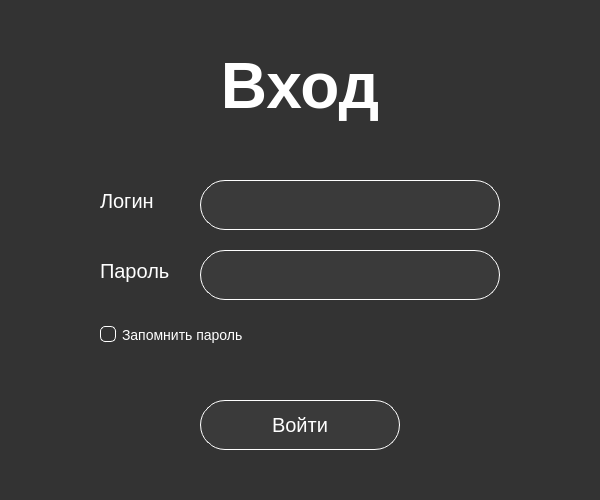
<?xml version="1.0" encoding="UTF-8"?>
<ui version="4.0">
 <class>AuthWindow</class>
 <widget class="QMainWindow" name="AuthWindow">
  <property name="geometry">
   <rect>
    <x>0</x>
    <y>0</y>
    <width>600</width>
    <height>500</height>
   </rect>
  </property>
  <property name="windowTitle">
   <string>Авторизация</string>
  </property>
  <property name="styleSheet">
   <string notr="true">#centralwidget {
	
	background-color: rgb(51, 51, 51);
}

QWidget {
	color: rgb(255, 255, 255);
}

QMessageBox {
	background-color: #444444;
}

QMessageBox QPushButton {
	background-color: #666666;
	min-height: 30px;
	min-width: 80px;
	border: 1 px solid #ffffff;
	border-radius: 15px;
}

QMessageBox QPushButton:hover {
	background-color: #777777;
}</string>
  </property>
  <widget class="QWidget" name="centralwidget">
   <layout class="QVBoxLayout" name="verticalLayout">
    <property name="leftMargin">
     <number>100</number>
    </property>
    <property name="topMargin">
     <number>50</number>
    </property>
    <property name="rightMargin">
     <number>100</number>
    </property>
    <property name="bottomMargin">
     <number>50</number>
    </property>
    <item>
     <widget class="QLabel" name="label">
      <property name="font">
       <font>
        <family>Arial</family>
        <pointsize>48</pointsize>
        <bold>true</bold>
       </font>
      </property>
      <property name="styleSheet">
       <string notr="true"/>
      </property>
      <property name="text">
       <string>Вход</string>
      </property>
      <property name="alignment">
       <set>Qt::AlignmentFlag::AlignCenter</set>
      </property>
     </widget>
    </item>
    <item>
     <spacer name="verticalSpacer_2">
      <property name="orientation">
       <enum>Qt::Orientation::Vertical</enum>
      </property>
      <property name="sizeHint" stdset="0">
       <size>
        <width>20</width>
        <height>41</height>
       </size>
      </property>
     </spacer>
    </item>
    <item>
     <layout class="QFormLayout" name="formLayout">
      <property name="horizontalSpacing">
       <number>30</number>
      </property>
      <property name="verticalSpacing">
       <number>20</number>
      </property>
      <property name="topMargin">
       <number>0</number>
      </property>
      <property name="bottomMargin">
       <number>20</number>
      </property>
      <item row="0" column="0">
       <widget class="QLabel" name="label_login">
        <property name="styleSheet">
         <string notr="true">font-size: 20px;</string>
        </property>
        <property name="text">
         <string>Логин</string>
        </property>
       </widget>
      </item>
      <item row="0" column="1">
       <widget class="QLineEdit" name="line_edit_login">
        <property name="minimumSize">
         <size>
          <width>200</width>
          <height>50</height>
         </size>
        </property>
        <property name="styleSheet">
         <string notr="true">QLineEdit {
	background-color: rgba(68, 68, 68, 100);
	border: 1px solid #fff;
	border-radius: 25px;
	padding: 0 10px;
	font-size: 20px;
}

QLineEdit:hover {
	background-color: rgba(68, 68, 68, 150);
	border-color:  rgba(255, 85, 255, 100);
}

QLineEdit:focus {
	background-color: rgba(68, 68, 68, 200);
border-color:  rgba(255, 85, 255, 200);
}</string>
        </property>
       </widget>
      </item>
      <item row="1" column="0">
       <widget class="QLabel" name="label_pass">
        <property name="styleSheet">
         <string notr="true">font-size: 20px;</string>
        </property>
        <property name="text">
         <string>Пароль</string>
        </property>
       </widget>
      </item>
      <item row="1" column="1">
       <widget class="QLineEdit" name="line_edit_pass">
        <property name="minimumSize">
         <size>
          <width>0</width>
          <height>50</height>
         </size>
        </property>
        <property name="styleSheet">
         <string notr="true">QLineEdit {
	background-color: rgba(68, 68, 68, 100);
	border: 1px solid #fff;
	border-radius: 25px;
	padding: 0 10px;
	font-size: 20px;
}

QLineEdit:hover {
	background-color: rgba(68, 68, 68, 150);
	border-color:  rgba(255, 85, 255, 100);
}

QLineEdit:focus {
	background-color: rgba(68, 68, 68, 200);
border-color:  rgba(255, 85, 255, 200);
}</string>
        </property>
        <property name="echoMode">
         <enum>QLineEdit::EchoMode::Password</enum>
        </property>
       </widget>
      </item>
     </layout>
    </item>
    <item>
     <widget class="QRadioButton" name="radio_button_remember_me">
      <property name="styleSheet">
       <string notr="true">QRadioButton {
	font-size: 14px;
}

QRadioButton::indicator {
	width: 14px;
	height: 14px;
	border: 1px solid #fff;
	border-radius: 5px;
}

QRadioButton::indicator:checked {
	width: 14px;
	height: 14px;
	border: 1px solid #fff;
	border-radius: 5px;
	background-color: rgba(255, 85, 255, 150);
}</string>
      </property>
      <property name="text">
       <string>Запомнить пароль</string>
      </property>
     </widget>
    </item>
    <item>
     <spacer name="verticalSpacer">
      <property name="orientation">
       <enum>Qt::Orientation::Vertical</enum>
      </property>
      <property name="sizeHint" stdset="0">
       <size>
        <width>20</width>
        <height>40</height>
       </size>
      </property>
     </spacer>
    </item>
    <item>
     <layout class="QHBoxLayout" name="horizontalLayout">
      <item>
       <widget class="QPushButton" name="button_auth">
        <property name="minimumSize">
         <size>
          <width>0</width>
          <height>50</height>
         </size>
        </property>
        <property name="maximumSize">
         <size>
          <width>200</width>
          <height>16777215</height>
         </size>
        </property>
        <property name="styleSheet">
         <string notr="true">QPushButton {
	background-color: rgba(68, 68, 68, 100);
	font-size: 20px;
	border: 1px solid #fff;
	border-radius: 25px;
}

QPushButton:hover {
	background-color: rgba(68, 68, 68, 150);
	border-color:  rgba(255, 85, 255, 100);
}</string>
        </property>
        <property name="text">
         <string>Войти</string>
        </property>
       </widget>
      </item>
     </layout>
    </item>
   </layout>
  </widget>
 </widget>
 <resources/>
 <connections/>
</ui>
